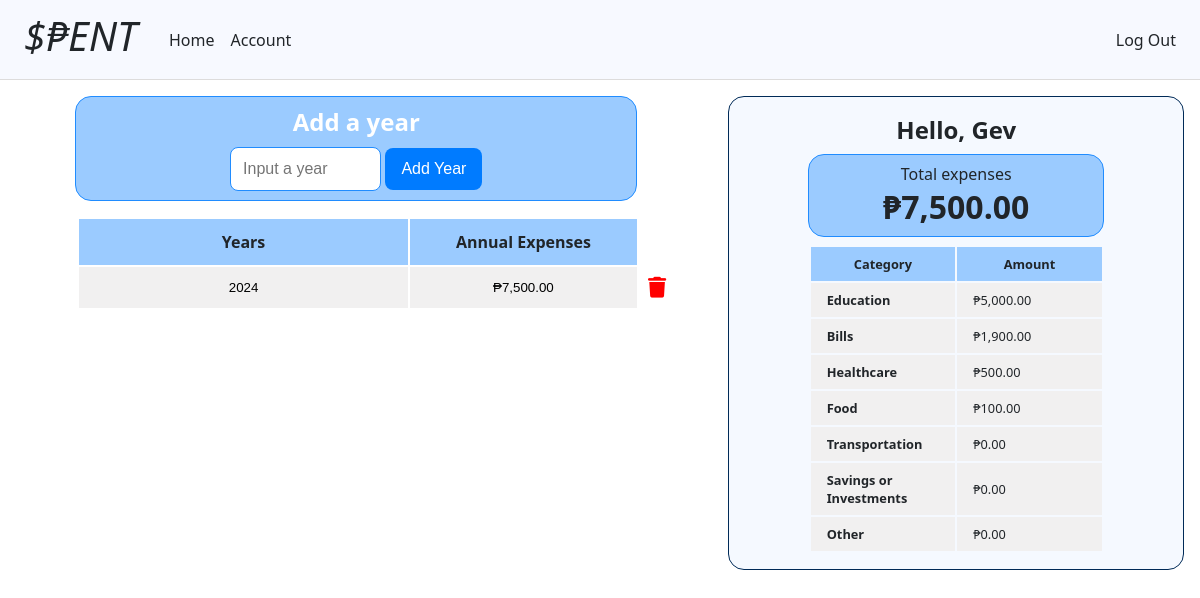
Page / (signed in) on the committed database.
### tables this page shows
CREATE TABLE years (
    id INTEGER PRIMARY KEY AUTOINCREMENT NOT NULL,
    user_id INTEGER NOT NULL,
    year NOT NULL,
    FOREIGN KEY (user_id) REFERENCES users (id)
);

CREATE TABLE users (
    id INTEGER PRIMARY KEY AUTOINCREMENT NOT NULL,
    username TEXT NOT NULL,
    pass_hash TEXT NOT NULL,
    currency TEXT
);

### app.py (the view)
@app.route("/")
@login_required
def index():
    currency = db.execute("SELECT currency FROM users WHERE id = ?", session["user_id"])
    currency = currency[0]["currency"]
    if currency not in ["usd", "php"]:
        return render_template("set-currency.html")
    years = get_years(session["user_id"])
    total_expenses= get_total_expenses(session["user_id"]) # Get total expenses
    expenses = get_expenses(session["user_id"]) # Get expenses
    print(expenses)
    return render_template("index.html", years=years, total_expenses=total_expenses, expenses=expenses)

### app.py (called while the page is built)
@app.after_request
def after_request(response):
    response.headers["Cache-Control"] = "no-cache, no-store, must-revalidate"
    response.headers["Expires"] = 0
    response.headers["Pragma"] = "no-cache"
    return response

### helpers.py (called while the page is built)
def format_currency(value):
    currency = db.execute("SELECT currency FROM users WHERE id = ?", session["user_id"])
    currency = currency[0]["currency"]
    if currency == "usd":
        return f"${value:,.2f}"
    elif currency == "php":
        return f"₱{value:,.2f}"

def login_required(f):
    @wraps(f)
    def decorated_function(*args, **kwargs):
        if session.get("user_id") is None:
            return redirect("/login")
        return f(*args, **kwargs)
    return decorated_function

### queries.py (called while the page is built)
def get_years(user_id):
    return db.execute("""SELECT years.id AS id, years.year AS year, SUM(spent.amount) AS expenses
                                FROM years
                                LEFT JOIN months ON months.year_id = years.id
                                LEFT JOIN days ON days.month_id = months.id
                                LEFT JOIN spent ON spent.day_id = days.id
                                WHERE years.user_id = :user_id
                                GROUP BY years.year
                                ORDER BY years.year DESC
                                """, user_id=user_id) # Idea by chatGPT (LEFT JOIN)

def get_total_expenses(user_id):
    total_expenses = db.execute("""SELECT SUM(spent.amount) AS total_expenses
                            FROM spent
                            JOIN days ON days.id = spent.day_id
                            JOIN months ON months.id = days.month_id
                            JOIN years ON years.id = months.year_id
                            WHERE years.user_id = :user_id
                            """, user_id=user_id)
    total_expenses = 0 if total_expenses[0]["total_expenses"] == None else total_expenses[0]["total_expenses"]
    return total_expenses

### templates/index.html (shortened to what this page needs)
{% extends "layout.html" %}
{% block main %}
    <div class="parent-div">
        <div class="main-content">
            <div class="main-form">
                <h2>Add a year</h2>
                <form action="/add_year" method="post">
                    <div class="form-input">
                        <input name="year" placeholder="Input a year" type="number" autocomplete="off" autofocus>
                        <button class="form-button" type="submit">Add Year</button>
                    </div>
                </form>
            </div>
            <div class="table-container">
                <table>
                    <thead>
                        <tr>
                            <th>Years</th>
                            <th>Annual Expenses</th>
                            <th></th>
                        </tr>
                    </thead>
                    <tbody>
                    {% if not years %}
                        <tr>
                            <td><button>Add a year to display</button></td>
                            <td><button>some amount</button></td>
                            <td></td>
                        </tr>
                    {% else %}
                        {% for year in years %}
                            <tr>
                                <td>
                                    <form action="/months" method="get">
                                        <button type="submit">{{ year.year }}</button>
                                </td>
                                <td>
                                    {% if not year.expenses %}
                                        <form action="/months" method="get">
                                            <input name="year" value="{{ year.year }}" type="hidden">
                                            <button type="submit">{{ 0 | format_currency }}</button>
                                        </form>
                                    {% else %}
                                        <form action="/months" method="get">
                                            <button type="submit">{{ year.expenses | format_currency }}</button>
                                        </form>
                                    {% endif %}
                                </td>
                                <td>
                                    <form action="/delete_year" method="post">
                                        <button class="icon-container" type="submit"><i class="fa-solid fa-trash"></i></button>
                                    </form>
                                </td>
                            </tr>
                        {%  endfor %}
                    {% endif %}
                    </tbody>
                </table>
            </div>
        </div>
        {% include "sidebar.html" %}
    </div>
{% endblock %}

### templates/layout.html (shortened to what this page needs)
<!DOCTYPE html>
<html lang="en">
    <head>
        <link href="/static/styles.css" rel="stylesheet">
    </head>
    <body>
        <nav class="navbar-container">
            <div class="navbar">
                <i><a class="nav-link logo" href="/">$₱ENT</a></i>
                <div class="navbar-items-container">
                    {% if session["user_id"] %}
                        <ul class="navbar-items">
                            <li><a class="nav-link" href="/">Home</a></li>
                            <li><a class="nav-link" href="/account">Account</a></li>
                        </ul>
                        <ul class="navbar-items pos-right">
                            <li><a class="nav-link" href="/logout">Log Out</a></li>
                        </ul>
                    {% else %}
                        <ul class="navbar-items pos-right">
                            <li><a class="nav-link" href="/register">Register</a></li>
                            <li><a class="nav-link" href="/login">Log In</a></li>
                        </ul>
                    {% endif %}
                </div>
            </div>
        </nav>
        <main class="container">
            {% block main %}{% endblock%}
        </main>
    </body>
</html>

### templates/sidebar.html
<div class="sidebar">
    <div class="display">
        <div><h2>Hello, {{ session["username"] }}</h2></div>
        <div class="total-expenses">
            <p>Total expenses</p>
            <h1>{{ total_expenses | format_currency}}</h1>
        </div>
        <table>
            <thead>
                <tr>
                    <th>Category</th>
                    <th>Amount</th>
                </tr>
            </thead>
            <tbody>
                {% for expense in expenses %}
                    <tr>
                        <td><b>{{ expense["name"] }}</b></td>
                        <td>{{ expense["amount"] | format_currency }}</td>
                    </tr>
                {% endfor %}
            </tbody>
        </table>
    </div>
</div>

### static/styles.css (style rules this page uses)
body { margin: 0; font-family: system-ui, -apple-system, BlinkMacSystemFont, 'Segoe UI', Roboto, Oxygen, Ubuntu, Cantarell, 'Open Sans', 'Helvetica Neue', sans-serif; font-size: 1rem; color: #212529; text-align: left; width: 100%; }
.container { width: 100%; margin-left: auto; margin-right: auto; text-align: center; }
.navbar-container { width: 100%; background-color: #f7f9ff; border-bottom: 0.1rem solid #dddcdc; }
.navbar { display: flex; justify-content: space-between; align-items: center; }
.logo { font-size: 2.5rem; margin-left: 1rem; margin-right: 1rem; margin-bottom: 0.5rem; white-space: nowrap; }
.navbar-items-container { display: flex; align-items: center; width: 100%; }
.navbar-items { list-style-type: none; display: flex; margin: 0; padding: 0; }
.pos-right { margin-left: auto; margin-right: 1rem; }
.nav-link { text-decoration: none; display: block; padding: 0.5rem; }
a { color: #212529; }
.form-input { display: block; }
.form-input input { font-size: 1rem; width: 12.5%; padding: 0.75rem; margin: 0.05rem 0; border: 1px solid #ccc; border-radius: 0.5rem; transition: box-shadow 0.3s ease; }
.form-button { font-size: 1rem; color: #fff; text-align: center; padding: 0.75rem 1rem; border-width: 0; border-radius: 0.5rem; background-color: #007bff; transition: background-color 0.3s ease; }
.parent-div { display: flex; margin-top: 1rem; }
.main-content { width: 60%; margin: 0rem 1rem; }
.sidebar { background-color: #f5f9ff; width: 40%; margin: 0rem 1rem; border: 1px solid #002a57; border-radius: 1rem; }
.display { padding: 1rem; }
.display h2, .display h1, .display p { padding: 0; margin: 0; }
.display table { background-color: transparent; margin: 0 auto; height: auto; width: 70%; }
.display table th, .display table td { font-size: 0.8rem; vertical-align: middle; padding: 0.5rem; }
.display table td { padding-left: 1rem; text-align: left; }
.display table th:nth-child(1) { width: 50%; }
.display table th:nth-child(2) { width: 50%; }
.total-expenses { width: 66%; padding: 0.5rem; margin: 0.5rem auto; background-color: #9bcbff; border: 1px solid #208cff; border-radius: 1rem; }
.main-form { color: white; background-color: #9bcbff; border: 1px solid #208cff; border-radius: 1rem; margin: 0 auto; margin-bottom: 1rem; padding: 0.5rem; width: 80%; }
.main-form h2 { padding: 0; padding-bottom: 0.5rem; margin: 0; }
.main-form input { border: 1px solid #208cff; width: 23%; transition: box-shadow 0.3s ease; }
table { background-color: transparent; margin-left: 9%; width: 89%; }
table th:nth-child(1) { width: 55%; }
table th:nth-child(2) { width: 38%; }
table th:nth-child(3) { background-color: white; width: 7%; }
table th, table td { font-size: 1rem; vertical-align: middle; }
table th { padding: 0.75rem; }
table td { background-color: #f1f0f0; transition: background-color 0.3s ease; }
table td:nth-child(3) { background-color: transparent; }
table thead tr { background-color: #9bcbff; }
table td button { border: none; background-color: transparent; width: 100%; margin: none; display: block; padding: 0.75rem; }
.icon-container { padding: 0; margin: 0; text-align: left; }
.fa-trash { color: #ff0000; margin-left: 0.5rem; font-size: 1.3rem; transition: color 0.3s ease; }

### rows in the picture
years: year "2024", expenses "₱7,500.00"
users: username "Gev"

### other values in the picture
{{ total_expenses | format_currency }} "₱7,500.00"
{{ expense["name"] }} "Education" "Bills" "Healthcare" "Food" "Transportation" "Savings or Investments" "Other"
{{ expense["amount"] | format_currency }} "₱5,000.00" "₱1,900.00" "₱500.00" "₱100.00" "₱0.00" "₱0.00" "₱0.00"
